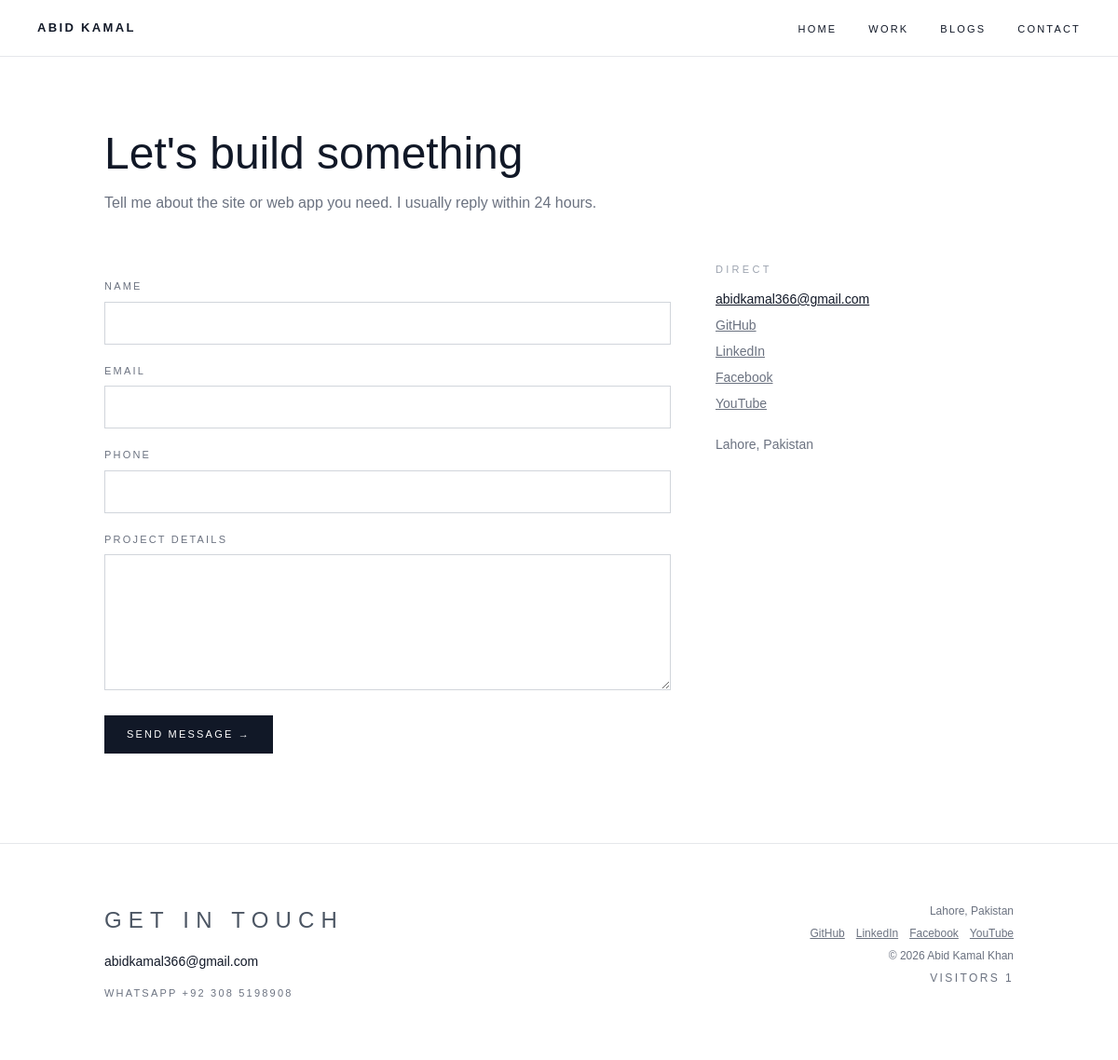
Page /contact/ on the committed database.
### core/models.py (models this page shows, shortened)
class HeaderNav(models.Model):
    title = models.CharField(max_length=50)
    url = models.CharField(max_length=200)
    order = models.IntegerField(default=0)
    is_active = models.BooleanField(default=True)
    class Meta:
        ordering = ['order']

class Profile(models.Model):
    name = models.CharField(max_length=100)
    role = models.CharField(max_length=150, default="Python & Django Web Developer")
    location = models.CharField(max_length=100, default="Lahore, Pakistan")
    email = models.EmailField()
    whatsapp = models.CharField(
        max_length=30,
        blank=True,
        help_text="Shown in the footer with a WhatsApp link, e.g. +92 308 5198908",
    )
    bio = models.TextField(help_text="2-3 short paragraphs. Plain text.")
    avatar = models.ImageField(upload_to='profile/', blank=True, null=True)
    github = models.URLField(blank=True)
    linkedin = models.URLField(blank=True)
    facebook = models.URLField(blank=True)
    youtube = models.URLField(blank=True)
    instagram = models.URLField(blank=True)
    is_active = models.BooleanField(default=True)
    class Meta:
        verbose_name = "Profile"
        verbose_name_plural = "Profile"
    @property
    def whatsapp_link(self):
        number = ''.join(ch for ch in self.whatsapp if ch.isdigit())
        return f"https://wa.me/{number}" if number else ''

### core/views.py (the view, shortened to what this page needs)
# urls.py: path('contact/', views.contact, name='contact'),
def contact(request):
    return render(request, 'core/contact.html', {'sent': False})

### core/context_processors.py (called while the page is built)
def profile(request):
    try:
        prof = Profile.objects.filter(is_active=True).last()
    except (OperationalError, ProgrammingError):
        prof = None
    return {
        'profile': prof,
        'nav_name': prof.name.upper() if prof else 'PORTFOLIO',
    }

def hit_count(request):
    try:
        total = HitCount.objects.filter(path='total').values_list('count', flat=True).first() or 0
    except (OperationalError, ProgrammingError):
        total = 0
    return {'hit_count': total}

def header_navs(request):
    navs = HeaderNav.objects.filter(is_active=True).order_by('order')
    return {'header_navs': navs}

### core/templates/core/contact.html (shortened to what this page needs)
{% extends "core/base.html" %}
{% block content %}
<section aria-labelledby="contact-title" class="max-w-5xl mx-auto px-4 sm:px-6 pt-12 sm:pt-20 pb-20 sm:pb-24">
  <h1 id="contact-title" class="text-3xl sm:text-4xl md:text-5xl font-light" data-reveal>Let's build something</h1>
  <p class="mt-4 max-w-xl text-gray-500 leading-relaxed" data-reveal style="--d: 90ms">
    Tell me about the site or web app you need. I usually reply within 24 hours.
  </p>
  <div class="mt-10 sm:mt-12 grid gap-10 md:gap-12 md:grid-cols-[1fr_320px]">
    <form method="post" action="{% url 'contact' %}" class="space-y-5" data-reveal style="--d: 160ms">
      <div>
        <label for="name" class="block text-[11px] tracking-[0.2em] text-gray-500 mb-2">NAME</label>
        <input id="name" name="name" type="text" required autocomplete="name"
          class="w-full border border-gray-300 px-3 py-3 text-base sm:text-sm focus:outline-none focus:border-gray-900">
      </div>
      <div>
        <label for="email" class="block text-[11px] tracking-[0.2em] text-gray-500 mb-2">EMAIL</label>
        <input id="email" name="email" type="email" required autocomplete="email"
          class="w-full border border-gray-300 px-3 py-3 text-base sm:text-sm focus:outline-none focus:border-gray-900">
      </div>
      <div>
        <label for="phone" class="block text-[11px] tracking-[0.2em] text-gray-500 mb-2">PHONE</label>
        <input id="phone" name="phone" type="tel" autocomplete="tel" inputmode="tel"
          class="w-full border border-gray-300 px-3 py-3 text-base sm:text-sm focus:outline-none focus:border-gray-900">
      </div>
      <div>
        <label for="message" class="block text-[11px] tracking-[0.2em] text-gray-500 mb-2">PROJECT DETAILS</label>
        <textarea id="message" name="message" rows="6" required
          class="w-full border border-gray-300 px-3 py-3 text-base sm:text-sm focus:outline-none focus:border-gray-900"></textarea>
      </div>
      <button type="submit"
        class="w-full sm:w-auto bg-gray-900 text-white text-[11px] tracking-[0.2em] px-6 py-4 sm:py-3 arrow-move">
        SEND MESSAGE <span>→</span>
      </button>
    </form>
    <aside class="text-sm text-gray-500" data-reveal style="--d: 220ms">
      <h2 class="text-[11px] tracking-[0.3em] text-gray-400">DIRECT</h2>
      {% if profile %}
      <a href="mailto:{{ profile.email }}" class="mt-3 block text-gray-900 underline break-all">{{ profile.email }}</a>
      {% if profile.github %}
      <a href="{{ profile.github }}" rel="noopener" class="mt-2 block underline">GitHub</a>
      {% endif %}
      {% if profile.linkedin %}
      <a href="{{ profile.linkedin }}" rel="noopener" class="mt-2 block underline">LinkedIn</a>
      {% endif %}
      {% if profile.facebook %}
      <a href="{{ profile.facebook }}" rel="noopener" class="mt-2 block underline">Facebook</a>
      {% endif %}
      {% if profile.youtube %}
      <a href="{{ profile.youtube }}" rel="noopener" class="mt-2 block underline">YouTube</a>
      {% endif %}
      {% else %}
      <p class="mt-3">Add your email in /admin/ → Profile.</p>
      {% endif %}
      <p class="mt-6">{{ profile.location|default:"Lahore, Pakistan" }}</p>
    </aside>
  </div>
</section>
{% endblock %}

### core/templates/core/base.html (shortened to what this page needs)
{% load static %}
<!DOCTYPE html>
<html lang="en">
<head>
  <script src="https://cdn.tailwindcss.com"></script>
  <link rel="stylesheet" href="{% static 'css/navbar.css' %}">
</head>
<body class="bg-white text-gray-900 page-enter">
  <header class="border-b border-gray-200">
    <a class="logo" href="{% url 'home' %}" aria-label="{{ profile.name|default:'Abid Kamal' }} — home">Abid Kamal</a>
    <nav id="primary-nav" class="primary-nav">
      <ul>
        {% for nav in header_navs %}
        <li><a href="{{ nav.url }}">{{ nav.title }}</a></li>
        {% endfor %}
      </ul>
    </nav>
  </header>
  <main>
    {% block content %}{% endblock %}
  </main>
  <footer class="border-t border-gray-200">
    <div
      class="max-w-5xl mx-auto px-4 sm:px-6 py-12 sm:py-16 flex flex-col md:flex-row md:justify-between gap-8 md:gap-6">
      <div class="min-w-0">
        <h2 class="text-[24px] tracking-[0.3em] text-gray-600">GET IN TOUCH</h2>
        {% if profile %}
        <a href="mailto:{{ profile.email }}" class="mt-3 inline-block text-base sm:text-xl font-light break-all">
          {{ profile.email }}
        </a>
        {% if profile.whatsapp %}
        <a href="{{ profile.whatsapp_link }}" rel="noopener" target="_blank"
          class="mt-3 block text-[11px] tracking-[0.2em] text-gray-500 link-underline">
          WHATSAPP {{ profile.whatsapp }}
        </a>
        {% endif %}
        {% else %}
        <p class="mt-3 text-sm text-gray-400">Add your profile in /admin/</p>
        {% endif %}
      </div>
      <div class="text-xs text-gray-500 md:text-right space-y-2">
        <p>{{ profile.location|default:"Lahore, Pakistan" }}</p>
        <p class="flex gap-3 md:justify-end">
          {% if profile and profile.github %}<a href="{{ profile.github }}" rel="noopener"
            class="underline">GitHub</a>{% endif %}
          {% if profile and profile.linkedin %}<a href="{{ profile.linkedin }}" rel="noopener"
            class="underline">LinkedIn</a>{% endif %}
          {% if profile and profile.facebook %}<a href="{{ profile.facebook }}" rel="noopener"
            class="underline">Facebook</a>{% endif %}
          {% if profile and profile.youtube %}<a href="{{ profile.youtube }}" rel="noopener"
            class="underline">YouTube</a>{% endif %}
        </p>
        <p>© {% now "Y" %} {{ profile.name|default:"Portfolio" }}</p>
        <p class="tracking-[0.2em]">VISITORS {{ hit_count }}</p>
      </div>
    </div>
  </footer>
</body>
</html>

### core/static/css/navbar.css (style rules this page uses)
header { position:sticky;top:0;z-index:50;display:flex;align-items:center;justify-content:space-between;gap:16px;padding:16px 20px;background:#fff }
.logo { display:inline-block;font-size:13px;font-weight:700;letter-spacing:.18em;text-transform:uppercase;white-space:nowrap;text-decoration:none;color:#111827;transition:color .3s ease,letter-spacing .3s ease }
.primary-nav ul { display:flex;flex-wrap:wrap;align-items:center;gap:30px;margin:0;padding:0;list-style:none }
.primary-nav a { font-size:11px;letter-spacing:.2em;text-transform:uppercase;text-decoration:none;color:#111827;padding-bottom:2px;border-bottom:1px solid transparent;transition:border-color .3s ease,color .3s ease }
@media (min-width:640px) { header { padding:18px 40px } }
@media (min-width:640px) { .primary-nav ul { gap:34px } }

### core/templates/core/base.html (style rules this page uses)
body { font-family: Helvetica, Arial, sans-serif; }
@media (prefers-reduced-motion: no-preference) { html { scroll-behavior: smooth; } }
@media (prefers-reduced-motion: no-preference) { .page-enter { animation: pageIn .5s ease both; } }
@media (prefers-reduced-motion: no-preference) { html.js [data-reveal] { opacity: 0; transform: translateY(26px); transition: opacity .8s cubic-bezier(.2, .6, .2, 1), transform .8s cubic-bezier(.2, .6, .2, 1); transition-delay: var(--d, 0ms); } }
@media (prefers-reduced-motion: no-preference) { html.js [data-reveal].is-visible { opacity: 1; transform: none; } }
@media (prefers-reduced-motion: no-preference) { .link-underline { position: relative; } }
@media (prefers-reduced-motion: no-preference) { .link-underline::after { content: ""; position: absolute; left: 0; bottom: -3px; width: 100%; height: 1px; background: currentColor; transform: scaleX(0); transform-origin: right; transition: transform .35s ease; } }
@media (prefers-reduced-motion: no-preference) { .arrow-move span { display: inline-block; transition: transform .3s ease; } }
@media (prefers-reduced-motion: no-preference) { .sm\:text-xl { font-size: 14px !important; } }

### rows in the picture
HeaderNav: title "HOME"
HeaderNav: title "WORK"
HeaderNav: title "BLOGS"
HeaderNav: title "CONTACT"
Profile: email "abidkamal366@gmail.com", location "Lahore, Pakistan", whatsapp "+92 308 5198908", name "Abid Kamal Khan"

### other values in the picture
{{ hit_count }} "1"
